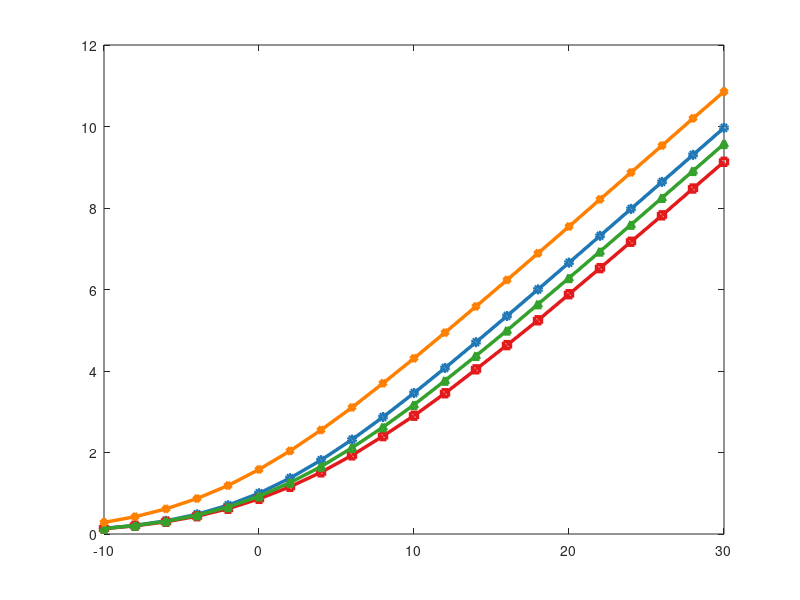

Write MATLAB code to recreate this figure. (Note: this script raises an error after producing the figure.)
%% ========================================================================
%  Channel Capacity Analysis under Fading Channels
%  Compares: AWGN, Rayleigh, Rician, and Eta-Mu Fading Channels
%  Methods: Monte Carlo Simulation + Analytical Bounds
%  Author: Channel Analysis Suite
%% ========================================================================

clc; clear; close all;

%% ========================== PARAMETERS ==================================
SNR_dB       = -10:2:30;          % SNR range in dB
SNR_lin      = 10.^(SNR_dB/10);   % Linear SNR
N_mc         = 1e5;               % Monte Carlo iterations
outage_thresh_dB = 0;             % Outage threshold SNR (dB) => C_th = log2(1+1)=1 bit/s/Hz
C_threshold  = log2(1 + 10^(outage_thresh_dB/10)); % bits/s/Hz

% Rician K-factor (dB -> linear)
K_rice       = 3;                  % K = 3 (moderate LOS component)

% Eta-Mu parameters
eta_param    = 0.5;                % Eta: ratio of in-phase to quadrature variances
mu_param     = 1.5;                % Mu: number of multipath clusters

fprintf('=== Channel Capacity Analysis ===\n');
fprintf('SNR Range   : %d to %d dB\n', SNR_dB(1), SNR_dB(end));
fprintf('Monte Carlo : %d samples\n', N_mc);
fprintf('Outage C_th : %.4f bits/s/Hz\n\n', C_threshold);

%% =================== PREALLOCATE RESULT ARRAYS ==========================
n_snr = length(SNR_dB);

C_awgn      = zeros(1, n_snr);
C_rayleigh  = zeros(1, n_snr);
C_rician    = zeros(1, n_snr);
C_etamu     = zeros(1, n_snr);

P_out_awgn     = zeros(1, n_snr);
P_out_rayleigh = zeros(1, n_snr);
P_out_rician   = zeros(1, n_snr);
P_out_etamu    = zeros(1, n_snr);

%% =================== MONTE CARLO SIMULATION =============================
fprintf('Running Monte Carlo simulations...\n');

for i = 1:n_snr
    snr = SNR_lin(i);

    %% --- 1. AWGN Channel ---
    % Deterministic: no fading, capacity = log2(1 + SNR)
    C_awgn(i)      = log2(1 + snr);
    P_out_awgn(i)  = (C_awgn(i) < C_threshold); % binary: 0 or 1

    %% --- 2. Rayleigh Fading Channel ---
    % |h|^2 ~ Exp(1), instantaneous SNR gamma = snr * |h|^2
    h_rayleigh     = (1/sqrt(2)) * (randn(1,N_mc) + 1j*randn(1,N_mc));
    gamma_ray      = snr * abs(h_rayleigh).^2;
    C_inst_ray     = log2(1 + gamma_ray);
    C_rayleigh(i)  = mean(C_inst_ray);
    P_out_rayleigh(i) = mean(C_inst_ray < C_threshold);

    %% --- 3. Rician Fading Channel ---
    % LOS component s = sqrt(K/(K+1)), scatter sigma = sqrt(1/(2*(K+1)))
    s_rice  = sqrt(K_rice / (K_rice + 1));
    sig_rice = sqrt(1 / (2*(K_rice + 1)));
    h_rician = (s_rice + sig_rice*randn(1,N_mc)) + 1j*(sig_rice*randn(1,N_mc));
    gamma_ric      = snr * abs(h_rician).^2;
    C_inst_ric     = log2(1 + gamma_ric);
    C_rician(i)    = mean(C_inst_ric);
    P_out_rician(i) = mean(C_inst_ric < C_threshold);

    %% --- 4. Eta-Mu Fading Channel ---
    % Eta-Mu: generalized fading model. Samples generated via:
    %   X = sqrt(mu/(2*h)) * (chi_2mu_I + eta*chi_2mu_Q) 
    % where h = (2+eta+1/eta)*mu/4
    % Envelope squared follows Eta-Mu PDF.
    %
    % Efficient generation: sum of scaled chi-squared RVs
    %   In-phase  power: P_I ~ Gamma(mu, 1/(2*mu*h_I)) where h_I = mu/(1+eta)
    %   Quad power: P_Q ~ Gamma(mu, 1/(2*mu*h_Q)) where h_Q = mu*eta/(1+eta)
    %
    % Using format 1 of Eta-Mu:
    %   h = (2+eta+1/eta)*mu/4
    %   Omega = E[r^2] = 1 (normalized)
    %   P_I ~ Gamma(mu, (1+eta)/(2*mu))
    %   P_Q ~ Gamma(mu, (1+1/eta)/(2*mu))

    shape_I  = mu_param;
    scale_I  = (1 + eta_param) / (2 * mu_param);
    shape_Q  = mu_param;
    scale_Q  = (1 + 1/eta_param) / (2 * mu_param);

    P_I = gamrnd(shape_I, scale_I, 1, N_mc);
    P_Q = gamrnd(shape_Q, scale_Q, 1, N_mc);

    % Envelope squared = P_I + P_Q (normalized power)
    r2_etamu       = P_I + P_Q;
    gamma_etamu    = snr * r2_etamu;
    C_inst_etamu   = log2(1 + gamma_etamu);
    C_etamu(i)     = mean(C_inst_etamu);
    P_out_etamu(i) = mean(C_inst_etamu < C_threshold);

    if mod(i, 5) == 0
        fprintf('  Processed SNR = %+d dB (%d/%d)\n', SNR_dB(i), i, n_snr);
    end
end

fprintf('\nSimulation complete.\n\n');

%% =================== DIVERSITY & CAPACITY LOSS ANALYSIS =================
fprintf('=== Diversity Gain & Capacity Loss (at SNR = 20 dB) ===\n');
idx_ref = find(SNR_dB == 20);
if isempty(idx_ref), idx_ref = n_snr; end

cap_loss_ray = C_awgn(idx_ref) - C_rayleigh(idx_ref);
cap_loss_ric = C_awgn(idx_ref) - C_rician(idx_ref);
cap_loss_eta = C_awgn(idx_ref) - C_etamu(idx_ref);

fprintf('  AWGN Capacity      : %.4f bits/s/Hz\n', C_awgn(idx_ref));
fprintf('  Rayleigh Capacity  : %.4f bits/s/Hz (Loss: %.4f)\n', C_rayleigh(idx_ref), cap_loss_ray);
fprintf('  Rician Capacity    : %.4f bits/s/Hz (Loss: %.4f)\n', C_rician(idx_ref), cap_loss_ric);
fprintf('  Eta-Mu Capacity    : %.4f bits/s/Hz (Loss: %.4f)\n\n', C_etamu(idx_ref), cap_loss_eta);

% Outage probability at 10 dB
idx_10 = find(SNR_dB == 10);
if isempty(idx_10), idx_10 = round(n_snr/2); end
fprintf('=== Outage Probability at SNR = 10 dB ===\n');
fprintf('  Rayleigh  : %.6f (%.2f%%)\n', P_out_rayleigh(idx_10), P_out_rayleigh(idx_10)*100);
fprintf('  Rician    : %.6f (%.2f%%)\n', P_out_rician(idx_10), P_out_rician(idx_10)*100);
fprintf('  Eta-Mu    : %.6f (%.2f%%)\n\n', P_out_etamu(idx_10), P_out_etamu(idx_10)*100);

%% ========================== ANALYTICAL CHECKS ===========================
% Rayleigh analytical outage: P_out = 1 - exp(-gamma_th/SNR)
gamma_th_outage = 2^C_threshold - 1;
P_out_ray_analytic = 1 - exp(-gamma_th_outage ./ SNR_lin);

%% ========================== PLOTTING ====================================
colors = struct(...
    'awgn',    [0.12 0.47 0.71], ...   % Blue
    'rayleigh',[0.89 0.10 0.11], ...   % Red
    'rician',  [0.20 0.63 0.17], ...   % Green
    'etamu',   [1.00 0.50 0.00]);       % Orange

fig_pos = [100 100 1400 900];

%% --- FIGURE 1: Ergodic Channel Capacity ---
figure('Position', fig_pos, 'Name', 'Ergodic Channel Capacity');
plot(SNR_dB, C_awgn,     '-o', 'Color', colors.awgn,    'LineWidth',2.5, 'MarkerSize',5, 'DisplayName','AWGN (Deterministic)');
hold on;
plot(SNR_dB, C_rayleigh, '-s', 'Color', colors.rayleigh, 'LineWidth',2.5, 'MarkerSize',5, 'DisplayName','Rayleigh (K=0)');
plot(SNR_dB, C_rician,   '-^', 'Color', colors.rician,  'LineWidth',2.5, 'MarkerSize',5, 'DisplayName',sprintf('Rician (K=%d)', K_rice));
plot(SNR_dB, C_etamu,    '-d', 'Color', colors.etamu,   'LineWidth',2.5, 'MarkerSize',5, 'DisplayName',sprintf('\\eta-\\mu (\\eta=%.1f, \\mu=%.1f)', eta_param, mu_param));
yline(C_threshold, '--k', 'LineWidth', 1.5, 'DisplayName', sprintf('Outage Threshold (%.2f b/s/Hz)', C_threshold));
grid on; box on;
xlabel('Average SNR (dB)', 'FontSize', 14);
ylabel('Ergodic Capacity (bits/s/Hz)', 'FontSize', 14);
title('Ergodic Channel Capacity Comparison', 'FontSize', 15, 'FontWeight','bold');
legend('Location','northwest', 'FontSize', 11);
set(gca, 'FontSize', 12, 'GridAlpha', 0.3);
xlim([SNR_dB(1) SNR_dB(end)]);
ylim([0 max(C_awgn)*1.05]);

%% --- FIGURE 2: Outage Probability ---
figure('Position', fig_pos, 'Name', 'Outage Probability');
semilogy(SNR_dB, max(P_out_rayleigh, 1e-6), '-s', 'Color', colors.rayleigh, 'LineWidth',2.5, 'MarkerSize',5, 'DisplayName','Rayleigh (MC)');
hold on;
semilogy(SNR_dB, max(P_out_ray_analytic, 1e-6), '--', 'Color', colors.rayleigh, 'LineWidth',1.5, 'DisplayName','Rayleigh (Analytical)');
semilogy(SNR_dB, max(P_out_rician, 1e-6),   '-^', 'Color', colors.rician,  'LineWidth',2.5, 'MarkerSize',5, 'DisplayName',sprintf('Rician (K=%d)', K_rice));
semilogy(SNR_dB, max(P_out_etamu, 1e-6),    '-d', 'Color', colors.etamu,   'LineWidth',2.5, 'MarkerSize',5, 'DisplayName',sprintf('\\eta-\\mu (\\eta=%.1f, \\mu=%.1f)', eta_param, mu_param));
grid on; box on;
xlabel('Average SNR (dB)', 'FontSize', 14);
ylabel('Outage Probability P_{out}', 'FontSize', 14);
title('Outage Probability vs. SNR', 'FontSize', 15, 'FontWeight','bold');
legend('Location','southwest', 'FontSize', 11);
set(gca, 'FontSize', 12, 'GridAlpha', 0.3);
xlim([SNR_dB(1) SNR_dB(end)]);
ylim([1e-5 1]);

%% --- FIGURE 3: Capacity Loss due to Fading ---
figure('Position', fig_pos, 'Name', 'Capacity Loss');
loss_ray = C_awgn - C_rayleigh;
loss_ric = C_awgn - C_rician;
loss_eta = C_awgn - C_etamu;

plot(SNR_dB, loss_ray, '-s', 'Color', colors.rayleigh, 'LineWidth',2.5, 'MarkerSize',5, 'DisplayName','Rayleigh Loss');
hold on;
plot(SNR_dB, loss_ric, '-^', 'Color', colors.rician,  'LineWidth',2.5, 'MarkerSize',5, 'DisplayName',sprintf('Rician Loss (K=%d)', K_rice));
plot(SNR_dB, loss_eta, '-d', 'Color', colors.etamu,   'LineWidth',2.5, 'MarkerSize',5, 'DisplayName',sprintf('\\eta-\\mu Loss'));
yline(0, '-k', 'LineWidth', 1.2);
grid on; box on;
xlabel('Average SNR (dB)', 'FontSize', 14);
ylabel('Capacity Loss vs. AWGN (bits/s/Hz)', 'FontSize', 14);
title('Capacity Loss Due to Fading', 'FontSize', 15, 'FontWeight','bold');
legend('Location','northwest', 'FontSize', 11);
set(gca, 'FontSize', 12, 'GridAlpha', 0.3);
xlim([SNR_dB(1) SNR_dB(end)]);

%% =================== DIVERSITY GAIN COMPUTATION =========================
% Diversity gain estimated from slope of log(P_out) vs log(SNR) at high SNR
% d = -d(log P_out)/d(log SNR) 
log_snr = log10(SNR_lin(end-5:end));

div_ray = -mean(diff(log10(max(P_out_rayleigh(end-5:end),1e-10))) ./ diff(log_snr));
div_ric = -mean(diff(log10(max(P_out_rician(end-5:end),1e-10))) ./ diff(log_snr));
div_eta = -mean(diff(log10(max(P_out_etamu(end-5:end),1e-10))) ./ diff(log_snr));

fprintf('=== Estimated Diversity Gain (high-SNR slope) ===\n');
fprintf('  Rayleigh : %.3f  (theoretical: 1)\n', div_ray);
fprintf('  Rician   : %.3f  (approaches 1 for K<inf)\n', div_ric);
fprintf('  Eta-Mu   : %.3f  (theoretical: mu = %.1f)\n', div_eta, mu_param);

%% =================== SAVE RESULTS =======================================
results.SNR_dB          = SNR_dB;
results.C_awgn          = C_awgn;
results.C_rayleigh      = C_rayleigh;
results.C_rician        = C_rician;
results.C_etamu         = C_etamu;
results.P_out_rayleigh  = P_out_rayleigh;
results.P_out_rician    = P_out_rician;
results.P_out_etamu     = P_out_etamu;
results.parameters.N_mc       = N_mc;
results.parameters.K_rice     = K_rice;
results.parameters.eta        = eta_param;
results.parameters.mu         = mu_param;
results.parameters.C_threshold = C_threshold;

save('channel_capacity_results.mat', 'results');
fprintf('\nResults saved to: channel_capacity_results.mat\n');
fprintf('All plots rendered successfully.\n');
